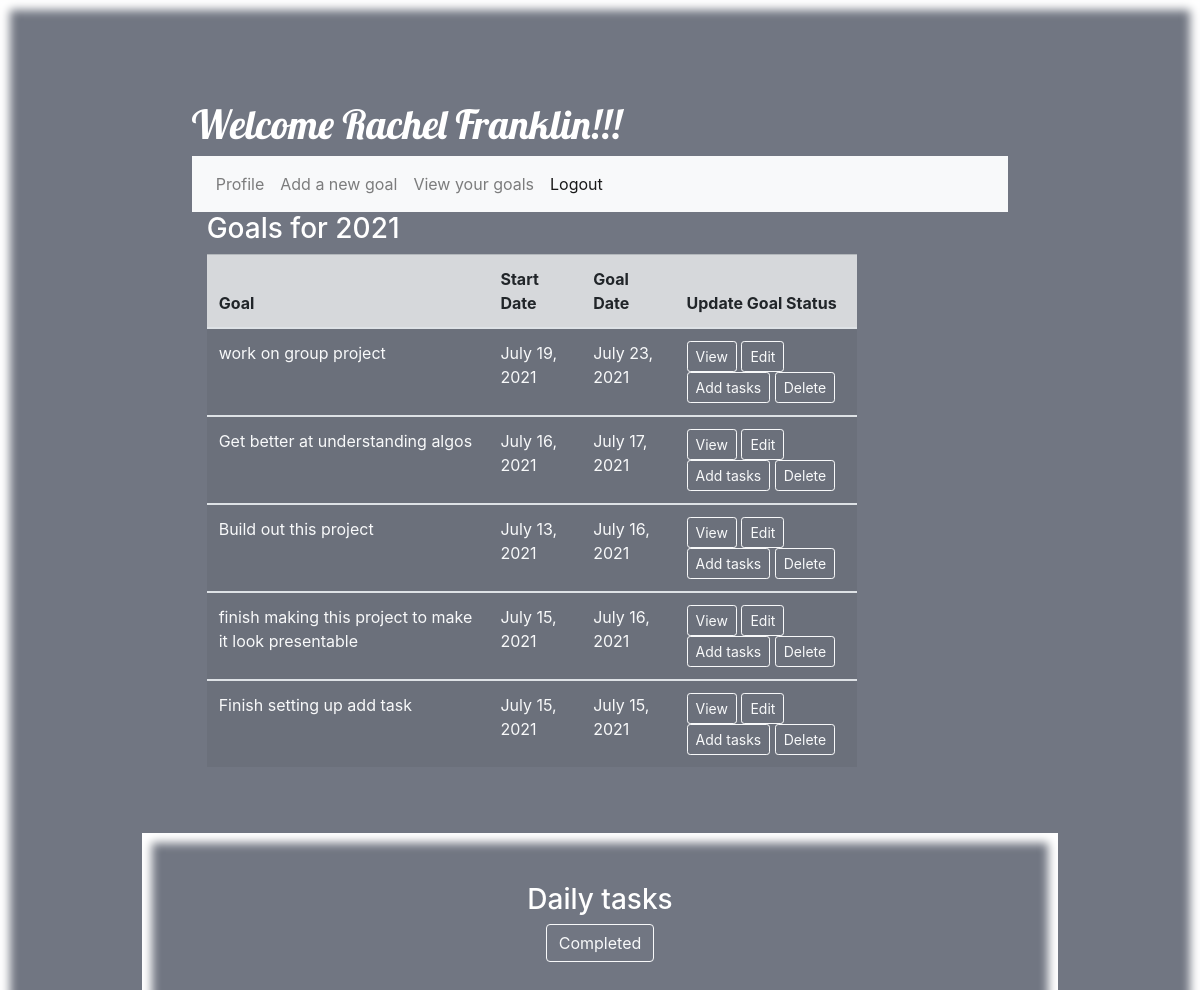
The page /homepage (signed in) on the database as committed earlier.
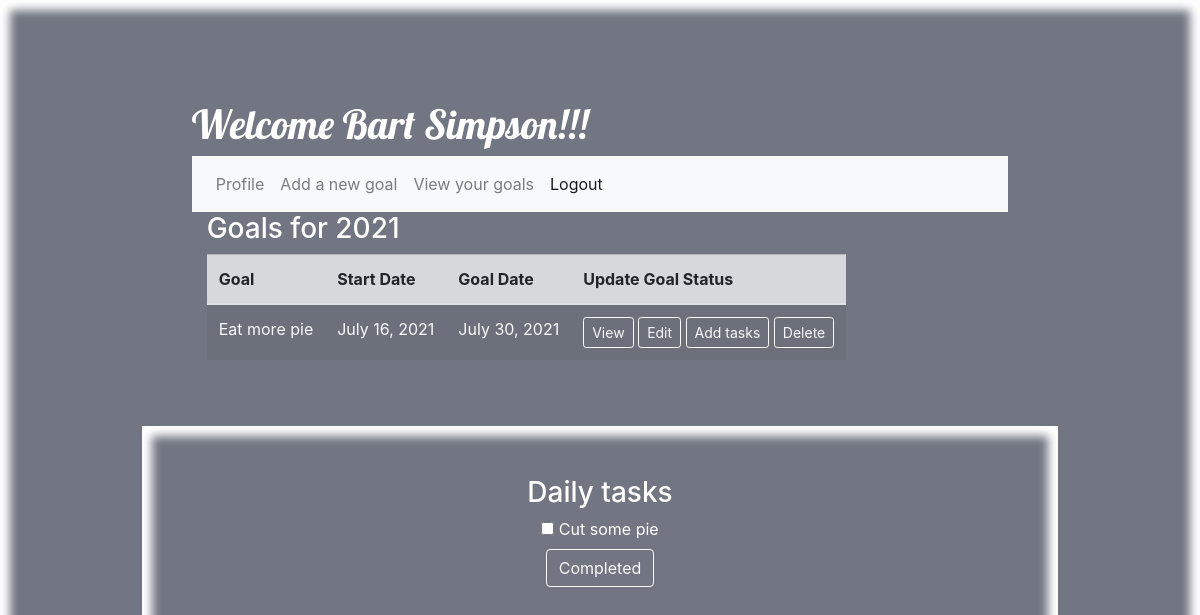
The same page on the database as committed later.
### goal_app/models.py (models this page shows, shortened)
class User(models.Model):
    first_name = models.CharField(max_length=255)
    last_name = models.CharField(max_length=255)
    email = models.CharField(max_length=150)
    password = models.CharField(max_length=25)
    confirm = models.CharField(max_length=25)
    created_at = models.DateTimeField(auto_now_add=True)
    updated_at = models.DateTimeField(auto_now=True)
    objects = UserManager()

class Goal(models.Model):
    goal = models.CharField(max_length=255)
    desc= models.CharField(max_length=255)
    short_term= models.CharField(max_length=255)
    start_date=models.DateField(auto_now=False, default='null')
    target_date=models.DateField(auto_now=False, default='null')
    tasks = models.ManyToManyField(User, related_name="tasks_for_goal")
    added_by = models.ForeignKey(User, related_name="users_goal",on_delete=models.CASCADE,null= True)
    created_at = models.DateTimeField(auto_now_add=True)
    updated_at = models.DateTimeField(auto_now=True)
    objects= GoalManager()

class Task(models.Model):
    task=models.CharField(max_length=100)
    goal_setter=models.ForeignKey(User, related_name="made_goal", on_delete=models.CASCADE,null= True)
    added_to_goal = models.ForeignKey(Goal, related_name="task_for_goal", on_delete=models.CASCADE,null= True)
    completed_task= models.BooleanField(default=False, null=True )
    created_at = models.DateTimeField(auto_now_add=True)
    updated_at = models.DateTimeField(auto_now=True)
    objects=TaskManager()

### goal_app/views.py (the view)
# urls.py: 2. Add a URL to urlpatterns:  path('', views.home, name='home')
def home(request):
    if 'user_id' not in request.session:
        return redirect('/')
    user_id = request.session['user_id']
    if request.method == "POST":
        tasks = Task.objects.filter(added_to_goal__id = user_id, completed_task=False)
        for item in Task.objects.filter(added_to_goal__id = user_id, completed_task=False):
            if request.POST.get("c" + str(item.id)) == "clicked":
                item.completed_task = True
                item.save()
    if Goal.objects.filter(added_by__id=user_id).exists():
        allgoals = Goal.objects.filter(added_by__id=user_id)
    else:
        allgoals = None
    if Task.objects.filter(added_to_goal__id = user_id).exists():
        alltasks = Task.objects.filter(added_to_goal__id = user_id, completed_task=False)
    else:
        alltasks = None
    context = {
        'current_user': User.objects.get(id=user_id),
        'goals': allgoals,
        'tasks': alltasks,
    }
    return render(request, 'home.html', context)

### goal_app/templates/home.html (shortened to what this page needs)
{% load bootstrap4 %}
<!DOCTYPE html>
<html lang="en">
<head>
    <link rel="stylesheet" href="https://stackpath.bootstrapcdn.com/bootstrap/4.4.1/css/bootstrap.min.css"
>
    <link rel="stylesheet" href="css/bootstrap.min.css">
    {% load static %}
    <link rel="stylesheet" href="{% static 'css/style.css' %}">
</head>
<body>
    <div class="container-fluid ">
        <div >
            <div class="container col-10 ">
                <h1 id="title">Welcome {{current_user.first_name}} {{current_user.last_name}}!!!</h1>
                <nav class="navbar navbar-expand-lg navbar-light bg-light ">
                    <ul class="navbar-nav mr-auto mt-2 mt-lg-0">
                        <li class="nav-item">
                            <a class="nav-link" href="/editprofile">Profile</a>
                        </li>
                        <li class="nav-item">
                            <a class="nav-link" href="/setgoal">Add a new goal</a>
                        </li>
                        <li class="nav-item">
                            <a class="nav-link" href="/viewgoals">View your goals</a>
                        </li>
                        <li class="nav-item active">
                            <a class="nav-link" href="/logout" class="btn btn-primary">Logout</a>
                        </li>
                    </ul>
                </nav>
                <div class="col-10">
                    <h3>Goals for 2021</h3>
                    <table class=" table table-striped  table-responsive table-hover">
                        <thead>
                            <tr class="table-secondary">
                                <th scope="col">Goal</th>
                                <th scope="col">Start Date</th>
                                <th scope="col">Goal Date</th>
                                <th scope="col">Update Goal Status</th>
                            </tr>
                        </thead>
                        <tbody>
                            {% for goal in goals %}
                            <tr>{% if current_user.id == goal.added_by.id %}
                                <td class="text-light" scope="row">{{ goal.goal }}</td>
                                <td class="text-light" scope="row">{{ goal.start_date }}</td>
                                <td class="text-light" scope="row">{{ goal.target_date }}</td>
                                <td class="text-light" scope="row"><a href="/viewgoals" class="btn btn-outline-light btn-sm"
                                        aria-current="page">View</a> <a href="/{{goal.id}}/editgoal"
                                        class=" btn-sm btn btn-outline-light">Edit</a> <a href="{{goal.id}}/addtasks"
                                        class="btn btn-outline-light btn-sm ">Add tasks</a> <a href="{{goal.id}}/delete"
                                        class="btn btn-outline-light btn-sm ">Delete</a></td>
                            </tr>
                        </tbody>
                        {% endif %}
                        {% endfor %}
                    </table>
                </div>
            </div>
            <div >
                <div class=" container-fluid col-10 text-center">
                    <h3>Daily tasks</h3>
                    <div>
                        <form action="/homepage" method="POST">{% for task in tasks %}
                            <div>
                                <label>
                                    <input type="checkbox" name="c{{task.id}}" id="{{task.id}}" autocomplete="off"
                                        value="clicked"></label>{% if current_user.id == task.goal_setter.id %}
                                {{task.task}} {% endif %}
                                {% endfor %}
                            </div>
                            <button type="submit" class="btn btn-outline-light">Completed</button>
                        </form>
                    </div>
                </div>
            </div>
        </div>
    </div>
</body>
</html>

Rows that differ between the two databases and show on the page:
removed Goal: goal "work on group project", start_date "July 19, 2021", target_date "July 23, 2021"
removed Goal: goal "Get better at understanding algos", start_date "July 16, 2021", target_date "July 17, 2021"
no longer on this page (row edited): Goal: goal "Build out this project", start_date "July 13, 2021", target_date "July 16, 2021"
no longer on this page (row edited): Goal: goal "finish making this project to make it look presentable", start_date "July 15, 2021", target_date "July 16, 2021"
no longer on this page (row edited): Goal: goal "Finish setting up add task", start_date "July 15, 2021", target_date "July 15, 2021"
changed User: first_name "Rachel" → "Bart"; last_name "Franklin" → "Simpson"
added Goal: goal "Eat more pie", start_date "July 16, 2021", target_date "July 30, 2021"
added Task: task "Cut some pie"
